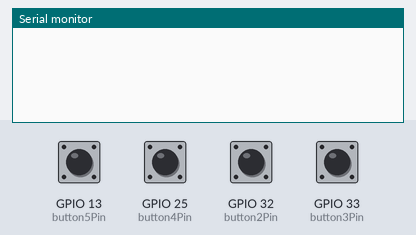
The program below on a simulated ESP32. Shown: the last lines printed to the serial monitor. The inputs (shaded band) are chosen by the test bench; at power-on: GPIO 13 (button5Pin), GPIO 25 (button4Pin), GPIO 32 (button2Pin), GPIO 33 (button3Pin) HIGH.

Above: at 1.2 s.
1.3 s: GPIO 13 (button5Pin) pulled LOW for 0.15 s
At 2.5 s:
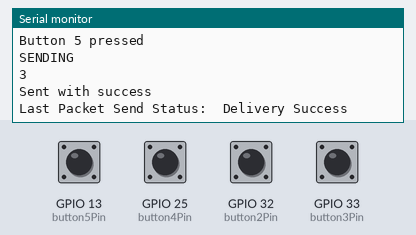
2.9 s: GPIO 25 (button4Pin) pulled LOW for 0.15 s
At 3.7 s:
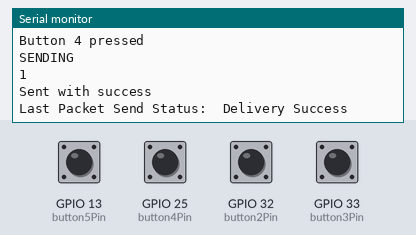
4.5 s: GPIO 32 (button2Pin) pulled LOW for 0.15 s
At 4.9 s:
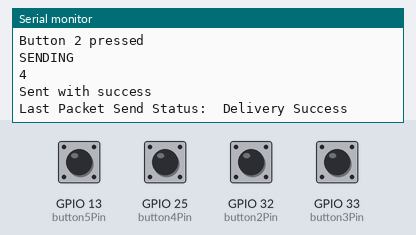
6.1 s: GPIO 33 (button3Pin) pulled LOW for 0.15 s
At 7.4 s:
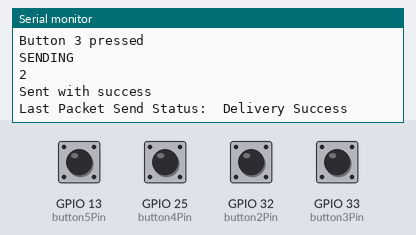
Timing chart, 0 to 8.7 s (numbered marks = the images above; inputs shaded):
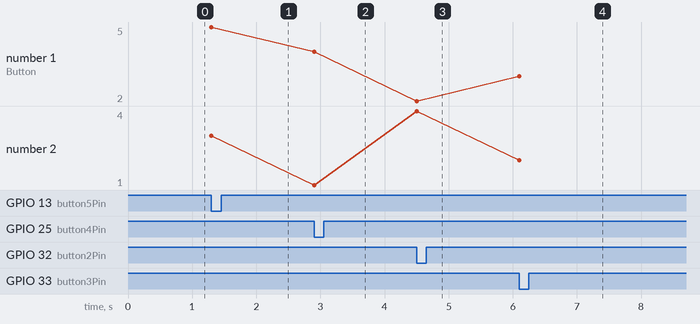

The program:

main.cpp
```cpp
#include <esp_now.h>
#include <WiFi.h>


const int button1Pin = 35; // pin number for button 1
const int button2Pin = 32; // pin number for button 2
const int button3Pin = 33; // pin number for button 3
const int button4Pin = 25; // pin number for button 4
const int button5Pin = 13; // pin number for button 5

#define gunshot 1
#define slash 2
#define monsterMove 4
#define monsterExplode 3


// REPLACE WITH THE RECEIVER'S MAC Address
uint8_t broadcastAddress[] = {0x94, 0xB5, 0x55, 0x77, 0xE4, 0xE8};

// Structure example to send data
// Must match the receiver structure
typedef struct struct_message {
    int id; // must be unique for each sender board
    int x;
    int y;
} struct_message;

// Create a struct_message called myData
struct_message myData;

// Create peer interface
esp_now_peer_info_t peerInfo;

// callback when data is sent
void OnDataSent(const uint8_t *mac_addr, esp_now_send_status_t status) {
  Serial.print("\r\nLast Packet Send Status:\t");
  Serial.println(status == ESP_NOW_SEND_SUCCESS ? "Delivery Success" : "Delivery Fail");
}

void setup() {
  // Init Serial Monitor
  Serial.begin(115200);

  // Set device as a Wi-Fi Station
  WiFi.mode(WIFI_STA);
  pinMode(button1Pin, INPUT_PULLUP); // set button 1 pin as input with internal pull-up resistor
  pinMode(button2Pin, INPUT_PULLUP); // set button 2 pin as input with internal pull-up resistor
  pinMode(button3Pin, INPUT_PULLUP); // set button 3 pin as input with internal pull-up resistor
  pinMode(button4Pin, INPUT_PULLUP); // set button 4 pin as input with internal pull-up resistor
  pinMode(button5Pin, INPUT_PULLUP); // set button 5 pin as input with internal pull-up resistor


  // Init ESP-NOW
  if (esp_now_init() != ESP_OK) {
    Serial.println("Error initializing ESP-NOW");
    return;
  }


  // Once ESPNow is successfully Init, we will register for Send CB to
  // get the status of Trasnmitted packet
  esp_now_register_send_cb(OnDataSent);

  // Register peer
  memcpy(peerInfo.peer_addr, broadcastAddress, 6);
  peerInfo.channel = 0;
  peerInfo.encrypt = false;

  // Add peer
  if (esp_now_add_peer(&peerInfo) != ESP_OK){
    Serial.println("Failed to add peer");
    return;
  }
}
int incomingByte = 0; // for incoming serial data

void loop() {
  int buttonPressed = 0;

  // if (digitalRead(button1Pin) == LOW) { // check if button 1 is pressed
  //   Serial.println("Button 1 pressed"); // print message to serial monitor
  //   buttonPressed = 0;
  // }
  if (digitalRead(button2Pin) == LOW) { // check if button 2 is pressed
    Serial.println("Button 2 pressed"); // print message to serial monitor
    buttonPressed = monsterMove;
  }
  if (digitalRead(button3Pin) == LOW) { // check if button 3 is pressed
    Serial.println("Button 3 pressed"); // print message to serial monitor
    buttonPressed = slash;
  }
  if (digitalRead(button4Pin) == LOW) { // check if button 4 is pressed
    Serial.println("Button 4 pressed"); // print message to serial monitor
    buttonPressed = gunshot;
  }
  if (digitalRead(button5Pin) == LOW) { // check if button 5 is pressed
    Serial.println("Button 5 pressed"); // print message to serial monitor
    buttonPressed = monsterExplode;
  }

  if (buttonPressed > 0){

      // Set values to send
      myData.id = 63;
      myData.x = buttonPressed;
      myData.y = 0;
      Serial.println("SENDING"); // print message to serial monitor
      Serial.println(myData.x); // print message to serial monitor
      buttonPressed = 0;

      // Send message via ESP-NOW
      esp_err_t result = esp_now_send(broadcastAddress, (uint8_t *) &myData, sizeof(myData));

      if (result == ESP_OK) {
        Serial.println("Sent with success");
        delay(1000);
      }
      else {
        Serial.println("Error sending the data");
      }
      delay(100);
      }
  delay(100); // wait a short time before checking buttons again
}


// void loop() {
//   // send data only when you receive data:
//   if (Serial.available() > 0) {
//     // read the incoming byte:
//     incomingByte = Serial.read();

//     // say what you got:
//     Serial.print("I received: ");
//     Serial.println(incomingByte, DEC);
//     int number = incomingByte - 48;
//     Serial.println(number, DEC);

//     }
// }
```

Measured:
- after the input at 1.3 s, the serial monitor: prints a new line at once (image 1)
- after the input at 2.9 s, the serial monitor: prints a new line at once (image 2)
- after the input at 4.5 s, the serial monitor: prints a new line at once (image 3)
- after the input at 6.1 s, the serial monitor: prints a new line at once (image 4)
- plotted number 1: 5 → 4 after the input at 2.9 s, 4 → 2 after the input at 4.5 s, 2 → 3 after the input at 6.1 s
- plotted number 2: 3 → 1 after the input at 2.9 s
